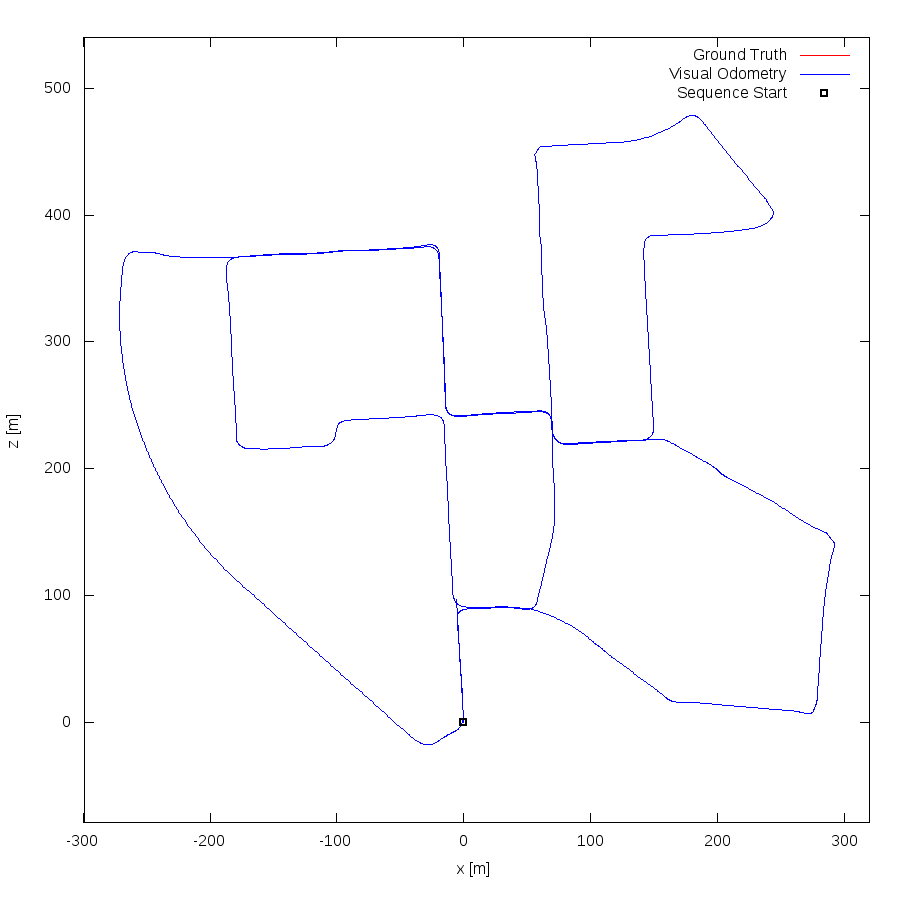

Generate this figure with gnuplot:
set term postscript eps enhanced color
set output "00.eps"
set size ratio -1
set xrange [-299:320]
set yrange [-79:540]
set xlabel "x [m]"
set ylabel "z [m]"
plot "00.txt" using 1:2 lc rgb "#FF0000" title 'Ground Truth' w lines,"00.txt" using 3:4 lc rgb "#0000FF" title 'Visual Odometry' w lines,"< head -1 00.txt" using 1:2 lc rgb "#000000" pt 4 ps 1 lw 2 title 'Sequence Start' w points
